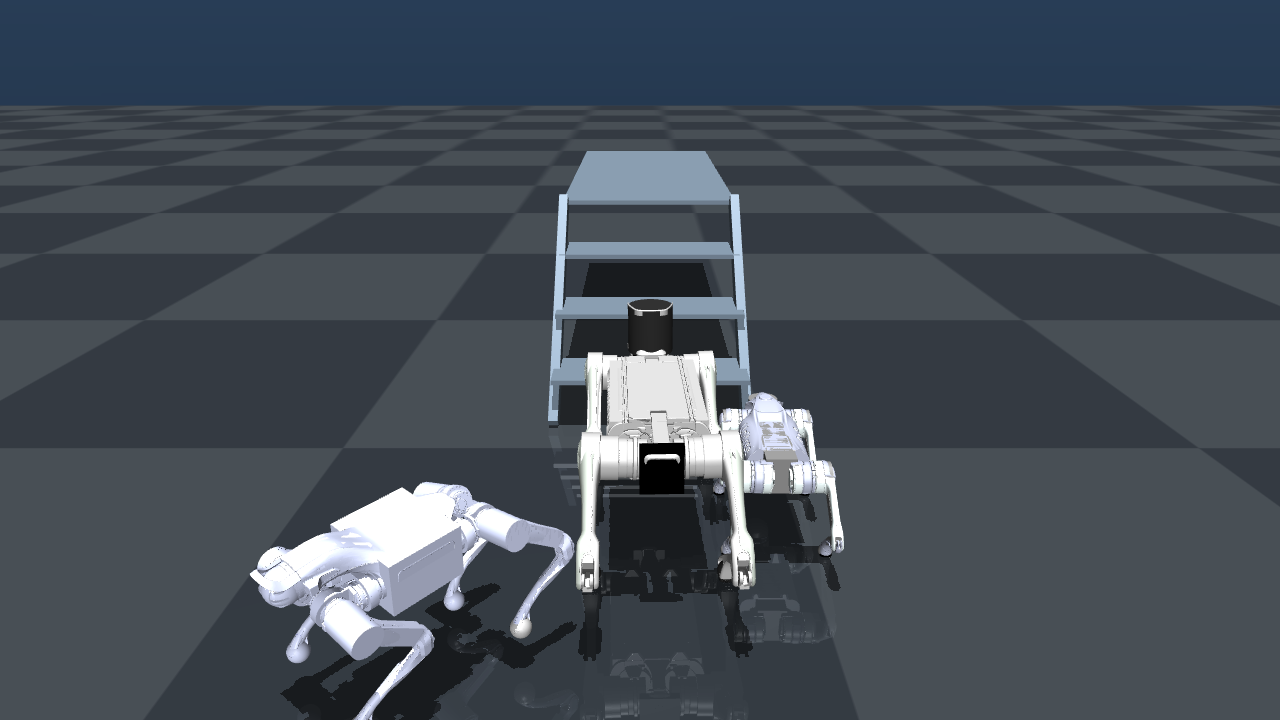

Recreate this plot in Python.
"""三机同台：Go2 / B2 / AS2 并排站在真实尺寸钢梯前，PD 静置 + 3D 截图 + 体量对比。

文件目的：
    现场实测钢梯（级高 0.197 m、踏面深 0.272 m、宽 0.81 m）后，需要一眼看清三台狗
    在这个梯子前的体量、机头高度、腿长差异。做法是把三个官方 MJCF 用 MjSpec.attach
    拼进同一个场景（各自的网格、关节、执行器都带前缀），同时用各自标定过的 PD 增益
    让它们并排站住，再渲染一张图。

输入：
    simulations/mujoco/steel_stair/scene_only.xml（只有钢梯和地面，无机器人）
    models/unitree_go2/go2.xml、models/unitree_b2_mujoco/xml/b2.xml、
    models/unitree_as2_mujoco/xml/as2.xml
输出：
    experiments/feasibility/multi_robot_compare.png
    experiments/feasibility/multi_robot_compare.txt
依赖：
    mujoco 3.16（MjSpec.attach）、numpy
运行：
    D:\\Python313\\python.exe .\\experiments\\feasibility\\multi_robot_compare.py [--stand]

关键假设：
    - 三台狗用各自标定的 PD 增益和站立关节角（Go2 130/3.5、B2 800/20、AS2 400/12），
      这不是"同一控制器"的比较，而是"各自正常站着"的体量对比。
    - attach 时父 spec 的 impratio/cone 会压过子 spec（MuJoCo 的 attach 冲突策略），
      本文只做站立对比，不影响结论。

已知限制：
    - 每个机器人各自的 `<option>`（timestep/integrator）被父场景的覆盖，统一用 0.002 s。
    - 只比体量与机头高度，不比爬梯能力（那是 stair_0272_limits.py 的事）。
"""

from __future__ import annotations

import math
import os
import sys
from pathlib import Path

import numpy as np

if hasattr(sys.stdout, "reconfigure"):
    sys.stdout.reconfigure(encoding="utf-8", errors="replace")

ROOT = Path(__file__).resolve().parents[2]
SCENE = ROOT / "simulations" / "mujoco" / "steel_stair" / "scene_only.xml"
OUT = ROOT / "experiments" / "feasibility" / "multi_robot_compare"

# 三个机器人：前缀、根 body、出生点 y、站立关节角（hip/thigh/calf）、PD 增益
ROBOTS = (
    dict(name="Go2", prefix="g_", base="base", y=0.10, drop=0.28,
         xml="models/unitree_go2/go2.xml", stand=(0.0, 0.9, -1.8), kp=130.0, kd=3.5),
    dict(name="B2", prefix="b_", base="base_link", y=0.468, drop=0.425,
         xml="models/unitree_b2_mujoco/xml/b2.xml", stand=(0.0, 0.9649, -1.9298),
         kp=800.0, kd=20.0),
    dict(name="AS2", prefix="a_", base="base_link", y=0.92, drop=0.345,
         xml="models/unitree_as2_mujoco/xml/as2.xml", stand=(0.0, 0.7906, -1.563),
         kp=400.0, kd=12.0),
)
LEGS = ("FL", "FR", "RL", "RR")


def load_spec(path: Path):
    """MuJoCo 打不开含中文的绝对路径，统一 chdir 到文件所在目录再用文件名。"""
    import mujoco

    previous = Path.cwd()
    os.chdir(path.parent)
    try:
        return mujoco.MjSpec.from_file(path.name)
    finally:
        os.chdir(previous)


def rebase_assets(spec, model_path: Path, base_dir: Path) -> None:
    """把子模型里相对的网格/贴图路径改成"相对 base_dir"的路径。

    合并三个模型时，编译发生在 base_dir（steel_stair）下，子模型的 meshdir 若不重写就会
    指向错误位置；又不能写成中文绝对路径（MuJoCo 打不开）。
    """
    d = model_path.parent.resolve()
    meshdir = spec.meshdir or ""
    for m in spec.meshes:
        m.file = os.path.relpath((d / meshdir / m.file).resolve(), base_dir)
    spec.meshdir = ""
    texdir = spec.texturedir or ""
    for t in spec.textures:
        if t.file:
            t.file = os.path.relpath((d / texdir / t.file).resolve(), base_dir)
    spec.texturedir = ""


def main() -> int:
    import mujoco
    from PIL import Image

    base_dir = SCENE.parent.resolve()
    spec = load_spec(SCENE)
    frame = spec.worldbody.add_frame(pos=[0, 0, 0])
    for r in ROBOTS:
        child = load_spec(ROOT / r["xml"])
        rebase_assets(child, ROOT / r["xml"], base_dir)
        spec.attach(child, prefix=r["prefix"], frame=frame)
    previous = Path.cwd()
    os.chdir(base_dir)
    try:
        model = spec.compile()
    finally:
        os.chdir(previous)
    data = mujoco.MjData(model)

    lines: list[str] = []

    def say(t: str = "") -> None:
        lines.append(t)

    # ---- 放到楼梯前并排站好：每台狗的自由关节各自设位置/四元数/站立角 ----
    for r in ROBOTS:
        body = model.body(r["prefix"] + r["base"])
        # 自由关节在 attach 后名字为空，只能按"挂在根 body 上 + 类型是 free"来定位
        free = [model.joint(j) for j in range(model.njnt)
                if model.joint(j).type == mujoco.mjtJoint.mjJNT_FREE
                and int(model.jnt_bodyid[j]) == body.id][0]
        adr = int(np.asarray(free.qposadr).ravel()[0])
        data.qpos[adr:adr + 3] = [-0.55, r["y"], r["drop"]]
        data.qpos[adr + 3:adr + 7] = [1.0, 0.0, 0.0, 0.0]
        for i, leg in enumerate(LEGS):
            for k, part in enumerate(("hip", "thigh", "calf")):
                j = model.joint(f"{r['prefix']}{leg}_{part}_joint")
                data.qpos[j.qposadr] = r["stand"][k]
    mujoco.mj_forward(model, data)

    # ---- PD 静置 2 s ----
    targets = {}
    for a in range(model.nu):
        j = int(model.actuator_trnid[a, 0])
        name = model.joint(j).name
        prefix = next(r["prefix"] for r in ROBOTS if name.startswith(r["prefix"]))
        r = next(x for x in ROBOTS if x["prefix"] == prefix)
        rest = name[len(prefix):]
        leg, part = rest.split("_")[0], rest.split("_")[1]
        targets[a] = r["stand"][("hip", "thigh", "calf").index(part)]
    gains = {}
    for r in ROBOTS:
        for a in range(model.nu):
            j = int(model.actuator_trnid[a, 0])
            if model.joint(j).name.startswith(r["prefix"]):
                gains[a] = (r["kp"], r["kd"])

    for _ in range(100):  # 2 s @ 50 Hz
        for a in range(model.nu):
            j = int(model.actuator_trnid[a, 0])
            dof = int(model.jnt_dofadr[j])
            q = data.qpos[model.jnt_qposadr[j]]
            kp, kd = gains[a]
            tau = kp * (targets[a] - q) - kd * data.qvel[dof] + data.qfrc_bias[dof]
            lo, hi = model.actuator_ctrlrange[a]
            data.ctrl[a] = min(hi, max(lo, tau))
        for _ in range(10):
            mujoco.mj_step(model, data)

    # ---- 统计 ----
    say("=" * 88)
    say("三机同台：真实钢梯 0.197 m 级高 / 0.272 m 踏面 / 0.81 m 宽")
    say("=" * 88)
    say(f"{'机型':<6}{'机身 z(m)':>10}{'总高(m)':>10}{'质量(kg)':>10}{'髋距(m)':>9}{'腿长(m)':>9}")
    for r in ROBOTS:
        body = model.body(r["prefix"] + r["base"])
        z = float(data.xpos[body.id][2])
        # 总高：机器人子树里所有可视 geom 的最高点（近似）
        top = 0.0
        for g in range(model.ngeom):
            if model.geom_contype[g] == 0 and model.geom_conaffinity[g] == 0:
                if model.body_rootid[model.geom_bodyid[g]] == body.id:
                    top = max(top, float(data.geom_xpos[g][2] + model.geom_rbound[g]))
        mass = float(np.sum([model.body_mass[i] for i in range(model.nbody)
                             if model.body_rootid[i] == body.id]))
        thigh = float(abs(model.body(r["prefix"] + "FL_calf").pos[2]))
        hip = float(model.body(r["prefix"] + "FL_hip").pos[0])
        say(f"{r['name']:<6}{z:>10.3f}{top:>10.3f}{mass:>10.2f}{2*abs(hip):>9.3f}{thigh:>9.3f}")

    # ---- 渲染 ----
    opt = mujoco.MjvOption()
    opt.geomgroup[3] = 1  # 碰撞体（踏面）默认不显示，打开才能看清钢梯
    renderer = mujoco.Renderer(model, 720, 1280)
    cam = mujoco.MjvCamera()
    cam.lookat[:] = (-0.15, 0.51, 0.42)
    cam.distance = 3.1
    cam.azimuth = 0.0
    cam.elevation = -20.0
    renderer.update_scene(data, camera=cam, scene_option=opt)
    png = OUT.with_suffix(".png")
    Image.fromarray(renderer.render()).save(png)
    renderer.close()
    say()
    say("已渲染 " + str(png))

    text = "\n".join(lines)
    OUT.with_suffix(".txt").write_text(text + "\n", encoding="utf-8")
    print(text)
    print("WROTE", OUT.with_suffix(".txt"))
    return 0


if __name__ == "__main__":
    raise SystemExit(main())
